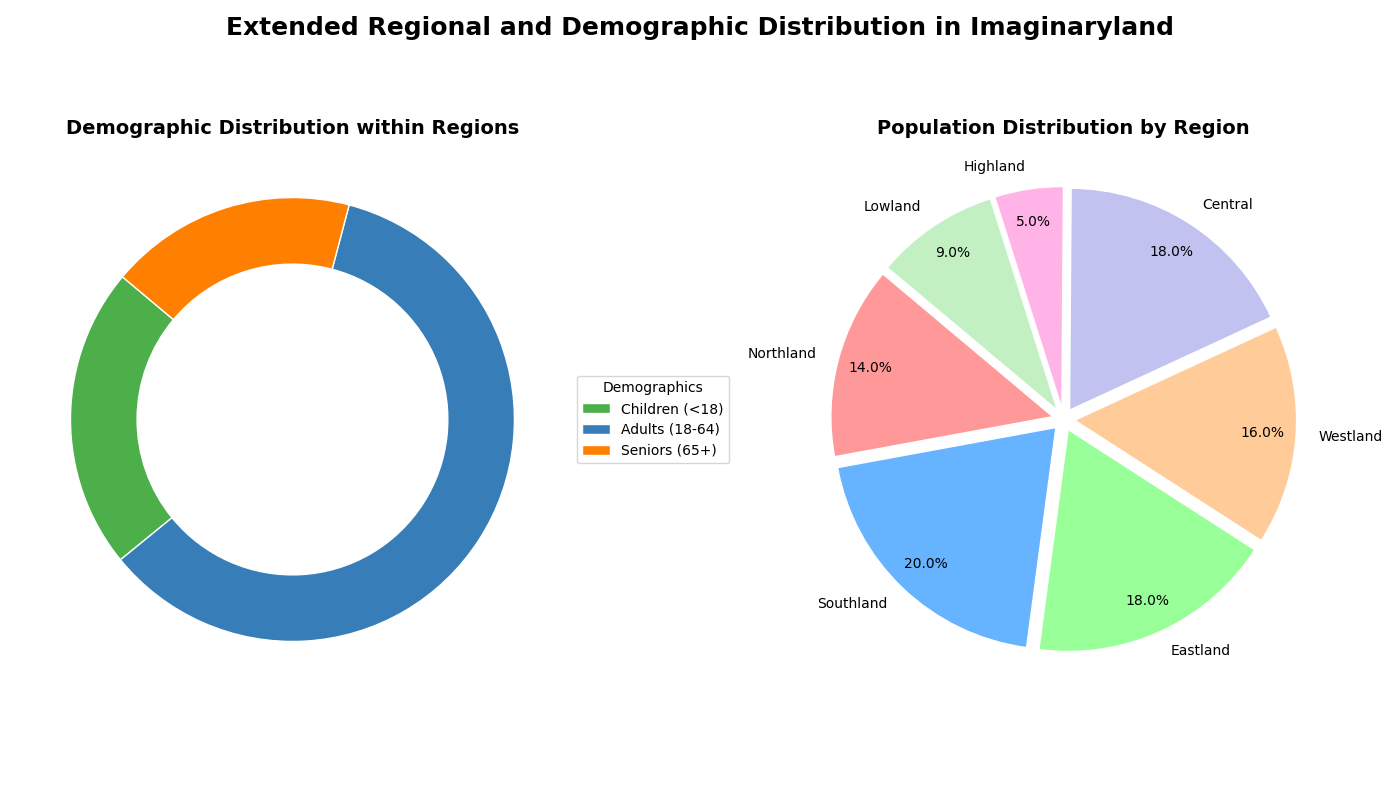

Reproduce this figure in Python.
import matplotlib.pyplot as plt

regions = ['Northland', 'Southland', 'Eastland', 'Westland', 'Central', 'Highland', 'Lowland']
population_percentages = [14, 20, 18, 16, 18, 5, 9]
demographics_labels = ['Children (<18)', 'Adults (18-64)', 'Seniors (65+)']
demographics_data = {
    'Children (<18)': [12, 14, 22, 18, 16, 10, 22],
    'Adults (18-64)': [56, 64, 48, 52, 54, 50, 60],
    'Seniors (65+)': [32, 22, 30, 30, 30, 40, 18]
}

region_colors = ['#ff9999', '#66b3ff', '#99ff99', '#ffcc99', '#c2c2f0', '#ffb3e6', '#c2f0c2']
demographic_colors = ['#4daf4a', '#377eb8', '#ff7f00']

fig, ax = plt.subplots(1, 2, figsize=(14, 8))

all_wedges = []
for i, region in enumerate(regions):
    demographic_data = [demographics_data[label][i] for label in demographics_labels]
    wedges, _ = ax[0].pie(
        demographic_data, colors=demographic_colors, startangle=140, wedgeprops=dict(edgecolor='white', width=0.3)
    )
    all_wedges.extend(wedges)
ax[0].legend(all_wedges[:3], demographics_labels, title="Demographics", loc="center left", bbox_to_anchor=(1, 0, 0.5, 1))
ax[0].set_title('Demographic Distribution within Regions', fontsize=14, fontweight='bold')

ax[1].pie(
    population_percentages, labels=regions, colors=region_colors, autopct='%1.1f%%', startangle=140,
    wedgeprops=dict(edgecolor='white'), explode=[0.05]*len(regions), pctdistance=0.85
)
ax[1].set_title('Population Distribution by Region', fontsize=14, fontweight='bold')

fig.suptitle('Extended Regional and Demographic Distribution in Imaginaryland', fontsize=18, fontweight='bold', y=0.98)
plt.tight_layout()
plt.show()
